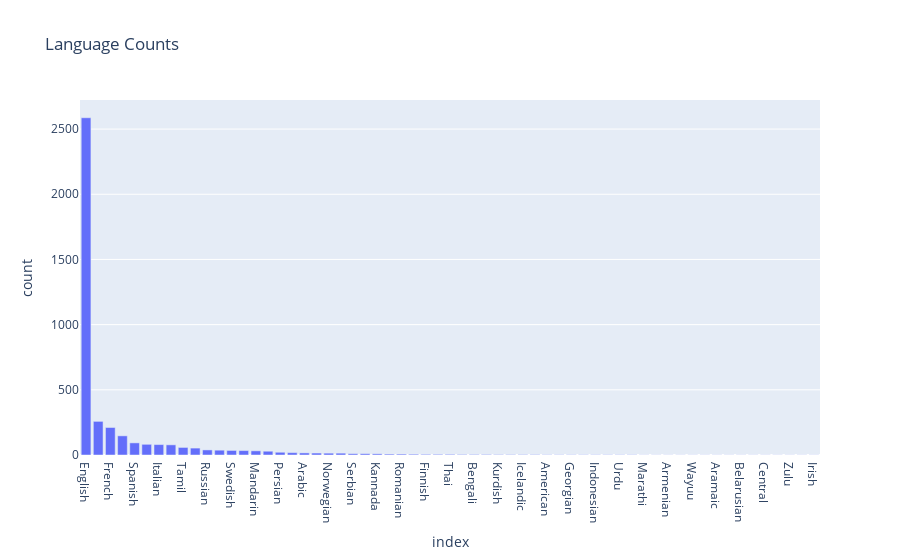

The notebook cell saved with this chart:
### Code cell
import plotly.express as px

fig = px.bar(language1_counts, y='count', title='Language Counts', labels={'Count': 'Language Count'})
fig.show()

### Figure 1 — Plotly figure (JSON) as saved in the notebook; plotly's stock layout.template omitted (floating-point values rounded to 4 significant figures)
{"data": [{"alignmentgroup": "True", "hovertemplate": "index=%{x}<br>count=%{y}<extra></extra>", "legendgroup": "", "marker": {"color": "#636efa", "pattern": {"shape": ""}}, "name": "", "offsetgroup": "", "orientation": "v", "showlegend": false, "textposition": "auto", "type": "bar", "x": ["English", "Hindi", "French", "Japanese", "Spanish", "German", "Italian", "Turkish", "Tamil", "Korean", "Russian", "Cantonese", "Swedish", "Danish", "Mandarin", "Telugu", "Persian", "Malayalam", "Arabic", "Portuguese", "Norwegian", "Polish", "Serbian", "Dutch", "Kannada", "Hungarian", "Romanian", "Czech", "Finnish", "Flemish", "Thai", "Greek", "Bengali", "Latin", "Kurdish", "Romany", "Icelandic", "Serbo-", "American", "Filipino", "Georgian", "Hebrew", "Indonesian", "Bosnian", "Urdu", "Estonian", "Marathi", "Ukrainian", "Armenian", "Croatian", "Wayuu", "Oriya", "Aramaic", "Macedonian", "Belarusian", "Maya", "Central", "Neapolitan", "Zulu", "Mongolian", "Irish"], "xaxis": "x", "y": [2587, 258, 211, 147, 93, 82, 80, 78, 58, 53, 39, 37, 35, 34, 32, 29, 21, 18, 16, 15, 14, 14, 10, 10, 9, 7, 7, 6, 5, 5, 5, 4, 4, 4, 3, 3, 3, 3, 2, 2, 2, 2, 2, 2, 2, 2, 1, 1, 1, 1, 1, 1, 1, 1, 1, 1, 1, 1, 1, 1, 1], "yaxis": "y"}], "layout": {"barmode": "relative", "legend": {"tracegroupgap": 0}, "title": {"text": "Language Counts"}, "xaxis": {"anchor": "y", "domain": [0, 1], "title": {"text": "index"}}, "yaxis": {"anchor": "x", "domain": [0, 1], "title": {"text": "count"}}}}
